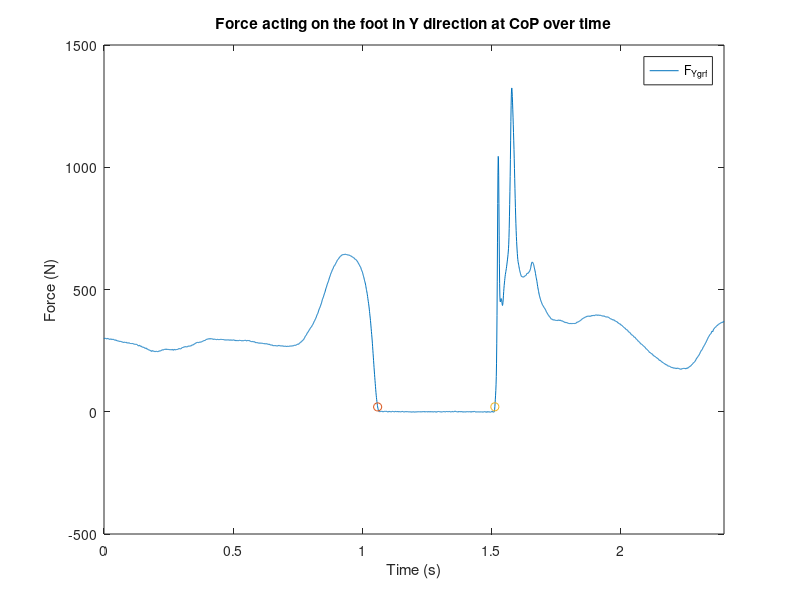
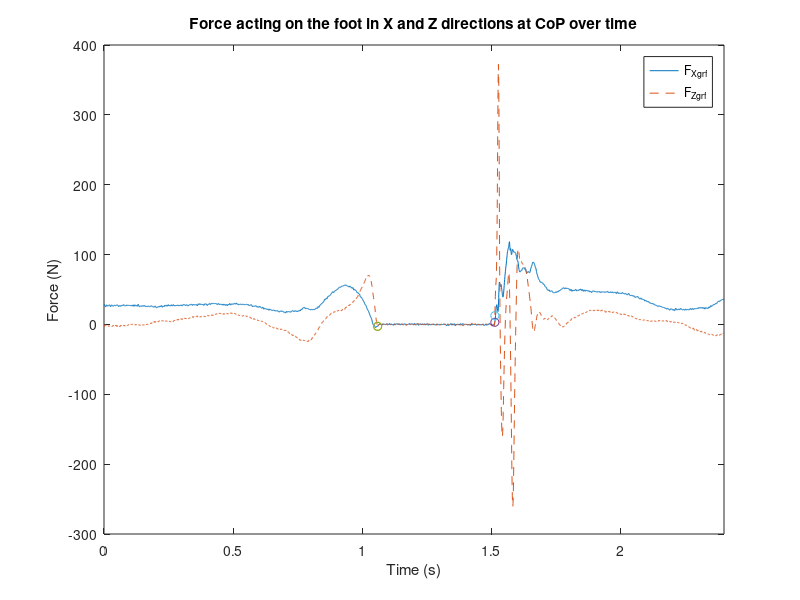
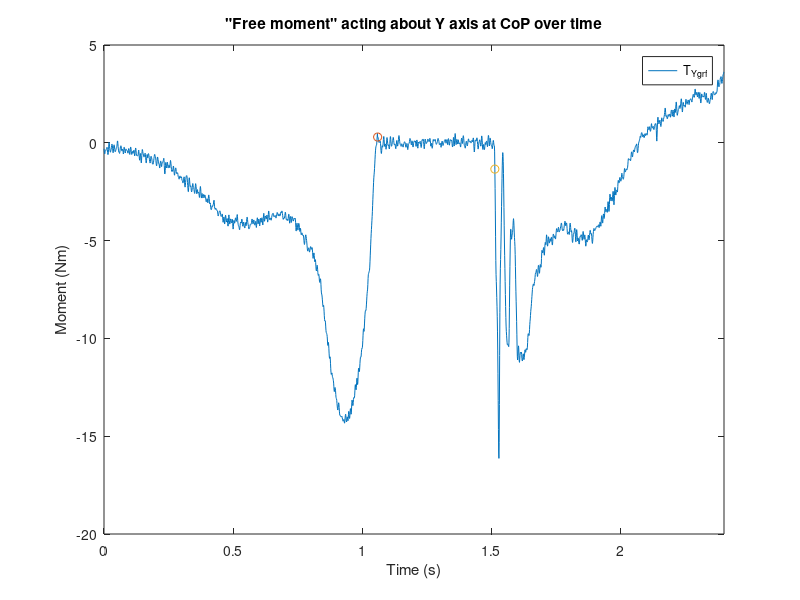
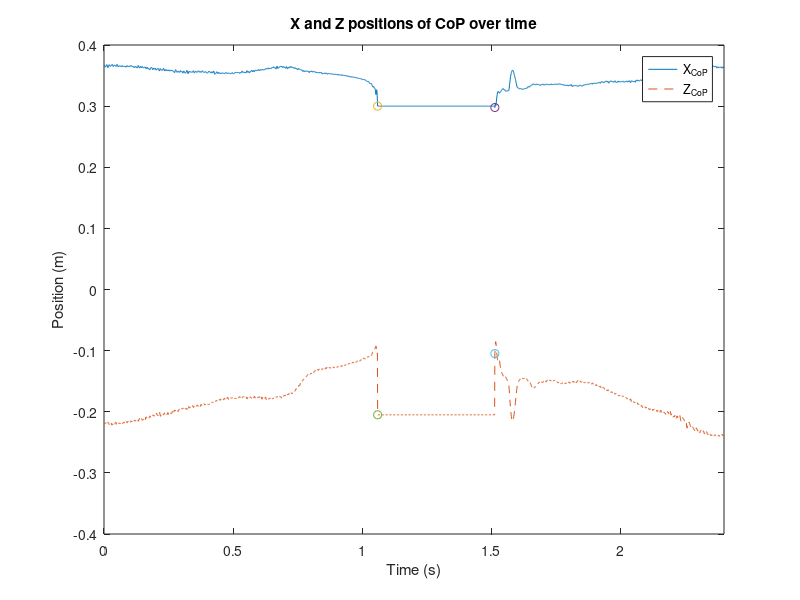

The MATLAB script that drew these images, in order:
% Created by: Anthony Le
% Last updated: 02.27.2018

% KIN 523: Homework 6 - Force Measurement
% Due: 03.01.18
%%
close all;
clear;

% origin of force plate coordinate system in global XYZ
% Y_0 -> -Z_0
% Z_0 -> Y_0
XZY_0 = [0.300; 0.205; 0];

cal_mat = [612.8, -2.9, 0.1, 1.4, 0.1, 0.7;
            5.5, 616.3, -3.3, -1.8, 0.2, -7.5;
            30.6, 2.7, 945.1, -2.7, -10.4, 3.5;
            0.4, -29.0, -0.7, 351.3, 1.5, 0.6;
            25.6, -0.2, -0.7, -0.7, 246.9, 0.3;
            0.8, 0.6, 0.6, 0.5, 0.6, 143.8];

h = 0; % in m        
h_true = 0.044; % in m

G_i = 2; % force plate amp gains

f_s = 1080; % in Hz
f_c = 120; % in Hz; 4th-order Butterworth no-lag filter
f_s_mocap = 120; % in Hz

%% Problem 1
% bipolar range for 16-bit A/D -32768 to 32767

% mV per count 
mV_count = (20 / (2^16)) * 1000; % in mV

d_output = 4673; % digital output in counts
a_input = d_output * mV_count; % analog input in mV
a_input = a_input / 1000; % analog input in V

%% Problem 2
load('Forces.mat');

V_base = [0.0595, 0.0438, 0.0748, 0.0485, 0.0519, 0.0497];
V_base = repmat(V_base, 2593, 1);

V_meas = [F_x, F_y, F_z, M_x, M_y, M_z];

V_act = V_meas - V_base;

table_2 = horzcat(sample, V_act);

%% Problem 3
V_act_tp = transpose(V_act);

FM_output = []; % force and moments in N and Nm, respectively

for i = 1:length(sample)
    fm_output = cal_mat * (V_act_tp(:, i) ./ 2);
    FM_output = cat(2, FM_output, fm_output);
end

FM_output = transpose(FM_output);

table_3 = horzcat(sample, FM_output);

%% Problem 4
x_CoP = [];
y_CoP = [];

for j = 1:length(sample)
    if FM_output(j, 3) < 20
        x = 0;
        y = 0;
        x_CoP = cat(1, x_CoP, x);
        y_CoP = cat(1, y_CoP, y);
    else
        x = ((-h * FM_output(j, 1)) - FM_output(j, 5)) / FM_output(j, 3);
        y = ((-h * FM_output(j, 2)) - FM_output(j, 4)) / FM_output(j, 3);
        x_CoP = cat(1, x_CoP, x);
        y_CoP = cat(1, y_CoP, y);
    end
    
end

xyz_CoP = [x_CoP, y_CoP, zeros(2593, 1)];

table_4 = horzcat(sample, xyz_CoP);

%% Problem 5
T_z = [];

for k = 1:length(sample)
    t_z = FM_output(k, 6) - (x_CoP(k, 1) * FM_output(k, 2)) + (y_CoP(k, 1) * FM_output(k, 1));
    T_z = cat(1, T_z, t_z);
end

table_5 = horzcat(sample, T_z);

%% Problem 6
% part a
xyz_CoP_tp = transpose(xyz_CoP);

XZY_CoP = [];
theta = 270; % in deg

RotM = [cos(theta), sin(theta), 0;
        sin(theta), -cos(theta), 0;
        0, 0, -1];

for l = 1:length(sample)
    XZY = RotM * xyz_CoP_tp(:, l) + XZY_0;
    XZY_CoP = cat(2, XZY_CoP, XZY);
end

XZY_CoP = transpose(XZY_CoP);
XZY_CoP(:, 2) = -XZY_CoP(:, 2); % Y_CoP -> -Z_CoP

X_CoP = XZY_CoP(:, 1);
Z_CoP = XZY_CoP(:, 2);

% part b
F_xyz = [FM_output(:, 1), FM_output(:, 2), FM_output(:, 3)];
F_xyz_tp = transpose(F_xyz);

F_XZY = [];

for m = 1:length(sample)
    f_XZY = RotM * F_xyz_tp(:, m);
    F_XZY = cat(2, F_XZY, f_XZY);
end

F_XZY = transpose(F_XZY);
F_XZY(:, 2) = -F_XZY(:, 2); % F_Y -> -F_Z

F_X = F_XZY(:, 1);
F_Z = F_XZY(:, 2);
F_Y = F_XZY(:, 3);

% part c
T_Y = -T_z;

% M_Z = (-X_CoP .* F_Y) - (h * F_X);
% M_X = (-Z_CoP .* F_Y) - (h * (-F_Z));
% M_Y = -FM_output(:, 6);
% 
% T_Y = M_Y - (X_CoP .* (-F_Z)) + ((-Z_CoP) .* F_X);

table_6 = horzcat(sample, X_CoP, Z_CoP, F_X, F_Y, F_Z, T_Y);

%% Problem 7
% part a
F_Xgrf = -F_X;
F_Ygrf = -F_Y;
F_Zgrf = -F_Z;

% part b
T_Ygrf = -T_Y;

table_7 = horzcat(sample, X_CoP, Z_CoP, F_Xgrf, F_Ygrf, F_Zgrf, T_Ygrf);

%% Problem 8
time = [];

for n = 1:length(sample)
    t = sample(n) * (1/f_s); 
    time = cat(1, time, t);
end

figure(1);
plot(time, F_Ygrf);
hold on;
plot(time(1145), F_Ygrf(1145), 'o');
plot(time(1635), F_Ygrf(1635), 'o');
xlim([0 2.4]);
legend('F_{Ygrf}');
xlabel('Time (s)');
ylabel('Force (N)');
title('Force acting on the foot in Y direction at CoP over time');

figure(2);
plot(time, F_Xgrf);
xlim([0 2.4]);
hold on;
plot(time, F_Zgrf, '--');
plot(time(1145), F_Xgrf(1145), 'o');
plot(time(1635), F_Xgrf(1635), 'o');
plot(time(1145), F_Zgrf(1145), 'o');
plot(time(1635), F_Zgrf(1635), 'o');
xlim([0 2.4]);
legend('F_{Xgrf}', 'F_{Zgrf}');
xlabel('Time (s)');
ylabel('Force (N)');
title('Force acting on the foot in X and Z directions at CoP over time');
hold off;

figure(3);
plot(time, T_Ygrf);
hold on;
plot(time(1145), T_Ygrf(1145), 'o');
plot(time(1635), T_Ygrf(1635), 'o');
xlim([0 2.4]);
legend('T_{Ygrf}');
xlabel('Time (s)');
ylabel('Moment (Nm)');
title('"Free moment" acting about Y axis at CoP over time');

figure(4);
plot(time, X_CoP);
hold on;
plot(time, Z_CoP, '--');
plot(time(1145), X_CoP(1145), 'o');
plot(time(1635), X_CoP(1635), 'o');
plot(time(1145), Z_CoP(1145), 'o');
plot(time(1635), Z_CoP(1635), 'o');
xlim([0 2.4]);
legend('X_{CoP}', 'Z_{CoP}');
xlabel('Time (s)');
ylabel('Position (m)');
title('X and Z positions of CoP over time');
hold off;

%% Problem 9
TO_ids = find(F_Ygrf < 20);
TD_ids = find(F_Ygrf > 20);
down_samp = f_s / f_s_mocap;

takeoff = time(min(TO_ids)); % idx = 1145
touchdown = time(max(TO_ids) + 1); % idx = 1635

takeoff_mocap = (min(TO_ids) / down_samp) * (1 / f_s_mocap);
touchdown_mocap = ((max(TO_ids) + 1) / down_samp) * (1 / f_s_mocap);

%% Problem 10
delta_t = 1/ f_s;

% part a
J_Y = [];

for o = 927:1145
    j_Y = delta_t * ((F_Ygrf(o) + F_Ygrf(o+1)) / 2);
    J_Y = cat(1, J_Y, j_Y);
end
J_Ysum = sum(J_Y);

% part b
peakF_Ygrf = max(F_Ygrf(1635:2593));

% part c
body_m = 56.3; % in kg
body_w = body_m * 9.80655; % in N; conversion by mass times accel of gravity

prop = body_w / peakF_Ygrf;

%% Problem 11
dF_Ygrf = [];

for p = 3:2591
    df = (F_Ygrf(p+2) - F_Ygrf(p-2)) / (4 * delta_t);
    dF_Ygrf = cat(1, dF_Ygrf, df); % in N/s
end
dF_Ygrf = [nan; nan; dF_Ygrf; nan; nan] * prop; % in N/s

figure(5);
plot(time, dF_Ygrf);
xlim([0 2.4]);
xlabel('Time (s)');
ylabel('Rate of Change of F_{Ygrf}(N/s)');
title('Rate of change of vertical component of GRF acting on foot over time');

%% Problem 12
ps = transpose(V_act(1101, :));

cal_mat2 = [612.8, 0, 0, 0, 0, 0;
            0, 616.3, 0, 0, 0, 0;
            0, 0, 945.1, 0, 0, 0;
            0, 0, 0, 351.3, 0, 0;
            0, 0, 0, 0, 246.9, 0;
            0, 0, 0, 0, 0, 143.8];
        
peak_shear2 = cal_mat2 * (ps ./ G_i);

peak_shear1 = transpose(FM_output(1101, :));

x_CoP2 = (-h_true * peak_shear2(1) - peak_shear2(5)) / (peak_shear2(3));
y_CoP2 = (-h_true * peak_shear2(2) - peak_shear2(4)) / (peak_shear2(3));

x_CoP1 = (-h_true * peak_shear1(1) - peak_shear1(5)) / (peak_shear1(3));
y_CoP1 = (-h_true * peak_shear1(2) - peak_shear1(4)) / (peak_shear1(3));

% figure(6);
% plot(x_CoP1, y_CoP1, 'x');
% hold on;
% plot(x_CoP2, y_CoP2, 'o');
% hold off;
